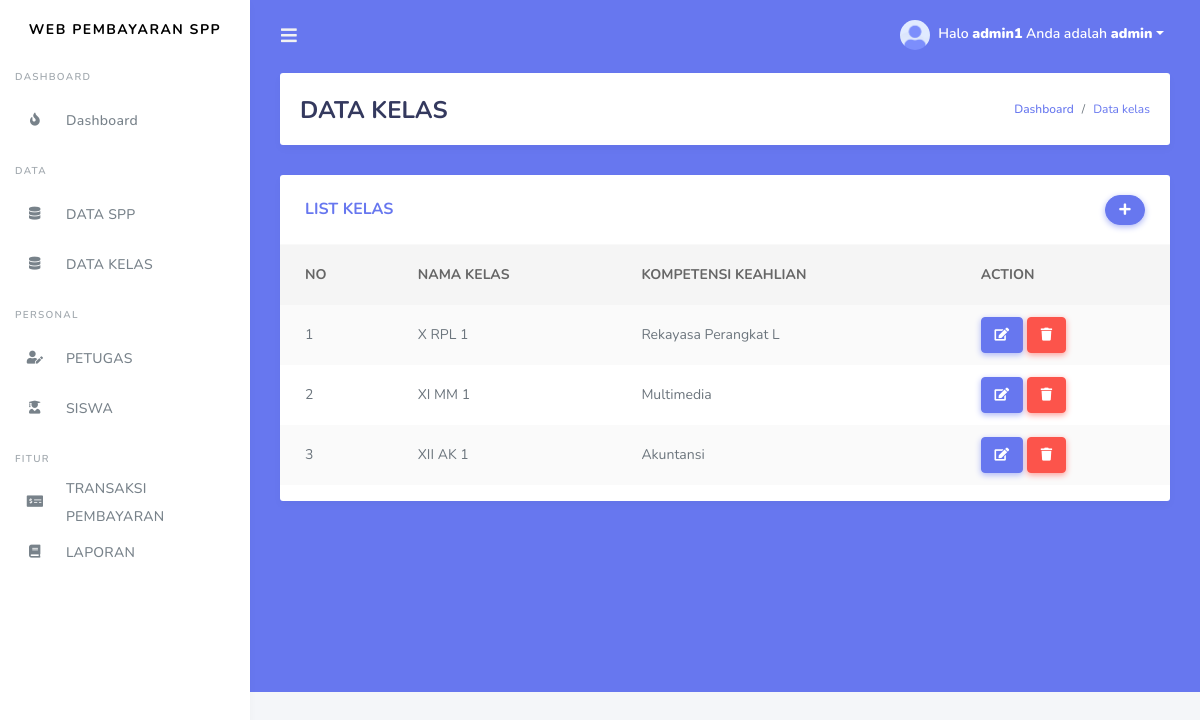
Page /kelas.php (signed in) on the committed database.
### tables this page shows
CREATE TABLE `kelas` (
  `id_kelas` int(11) NOT NULL,
  `nama_kelas` varchar(10) NOT NULL,
  `kompetensi_keahlian` varchar(50) NOT NULL
);

### kelas.php (the view, shortened to what this page needs)
<!DOCTYPE html>
<html>
  <head>
  </head>
<body>
	<?php
  include ('tampilan/header.php');
  include ('tampilan/sidebar.php');
?>
      <div class="main-content bg-primary">
        <section class="section">
          <div class="section-header">
            <h1>DATA KELAS</h1>
            <div class="section-header-breadcrumb">
              <div class="breadcrumb-item active"><a href="#">Dashboard</a></div>
              <div class="breadcrumb-item text-primary">Data kelas</div>
            </div>
          </div>
            <div class="row">
              <div class="col-12">
                <div class="card">
                  <div class="card-header">
                    <h4>LIST KELAS</h4>
                    <div class="card-header-form">
                      <form>
                          <div class="input-group-btn">
                            <a href="tambah_kelas.php" class="btn btn-primary"><i class="fas fa-plus"></i></a>
                        </div>
                      </form>
                    </div>
                  </div>
                  <div class="card-body p-0">
                    <div class="table-responsive">
                      <table class="table table-striped">
                       <thead>
                          <tr>
                          <th>NO</th>
                          <th>NAMA KELAS</th>
                          <th>KOMPETENSI KEAHLIAN</th>
                          <th>ACTION</th>
                        </tr>
                        </thead>
                         <tbody>
                           <?php
                              $query = "SELECT * FROM kelas ORDER BY id_kelas ASC";
                              $result = mysqli_query($koneksi, $query);
                              $no = 1;
                              while($row = mysqli_fetch_assoc($result))
                              {
                              ?>
                        <tr>
                          <td><?php echo $no; ?></td>
                          <td><?php echo $row['nama_kelas']; ?></td>
                          <td><?php echo substr($row['kompetensi_keahlian'], 0, 20); ?></td>
                          <td>
                          <a href="edit_kelas.php?id=<?php echo $row['id_kelas']; ?>"class="btn btn-primary"><i class="fas fa-edit"></i></a>
                          <a href="proses_hapuskelas.php?id=<?php echo $row['id_kelas']; ?>" class="btn btn-danger" onClick="return confirm('Anda yakin akan menghapus data ini?')"><i class="fas fa-trash"></i></a>
                          </td>
                        </tr>
                         <?php
                           $no++;
                           }
                         ?>
                         </tbody>
                      </table>
                    </div>
                  </div>
                </div>
              </div>
            </div>
        </section>
      </div>
    </div>
  </div>
</body>
</html>

### rows in the picture
kelas: nama_kelas "X RPL 1", kompetensi_keahlian "Rekayasa Perangkat L"
kelas: nama_kelas "XI MM 1", kompetensi_keahlian "Multimedia"
kelas: nama_kelas "XII AK 1", kompetensi_keahlian "Akuntansi"

### other values in the picture
$_SESSION['username'] "admin1"
$_SESSION['level'] "admin"
